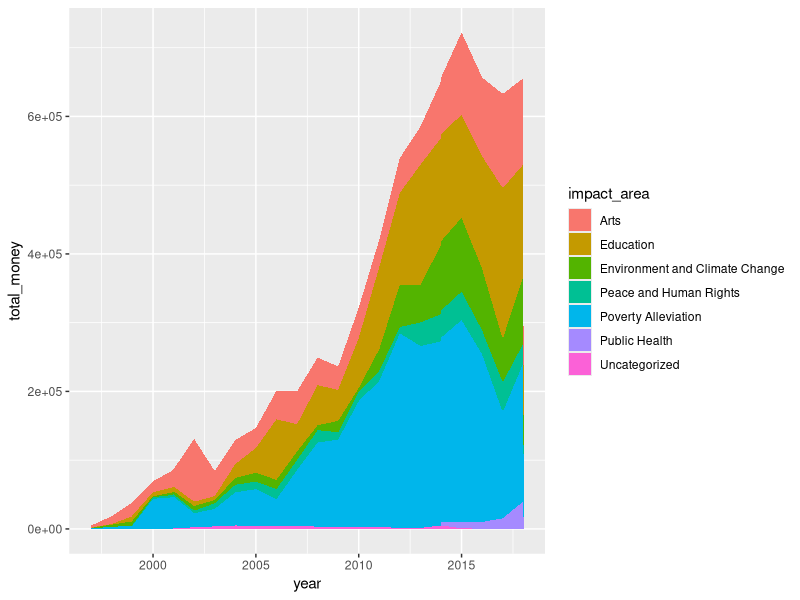

Recreate this plot in R. (Note: this script raises an error after producing the figure.)
library(tidyverse)
library(readxl)

setwd("./repos/cfmc-dashboard/r-scripts")



##------------
## Data in
##------------
funds <- read_csv('../data/funds_clean.csv')


##-----------------
## Multivariate exploration
##------------------

## Over time, how much money goes into each category? 
  ## Gross: Money out increases, especially 2013
for_viz <- funds %>% 
  group_by(year) %>% 
  mutate(running_money = cumsum(Fund_DAmt)) %>% 
  group_by(year, impact_area) %>% 
  summarise(total_money = sum(Fund_DAmt),
            yearly_money = max(running_money)) %>% 
  ungroup() %>% 
  mutate(perc_money = total_money/yearly_money) 
  

ggplot(for_viz) +
  geom_area(aes(x = year, y = total_money, fill = impact_area))
  
  ## Perc: Most money started going to poverty alleviation since 2000
yearly <- funds %>%
  group_by(year) %>% 
  summarise(yearly_money = sum(Fund_DAmt))

for_viz2 <- for_viz %>% 
  left_join(yearly, by = "year") %>% 
  mutate(perc_money = total_money/yearly_money)

ggplot(for_viz2) +
  geom_bar(aes(x = year, y = perc_money, fill = impact_area), stat = 'identity')

## Every year, who are the top 5 places who receive the most money?


## What are the best indicators of receiving a large fund?